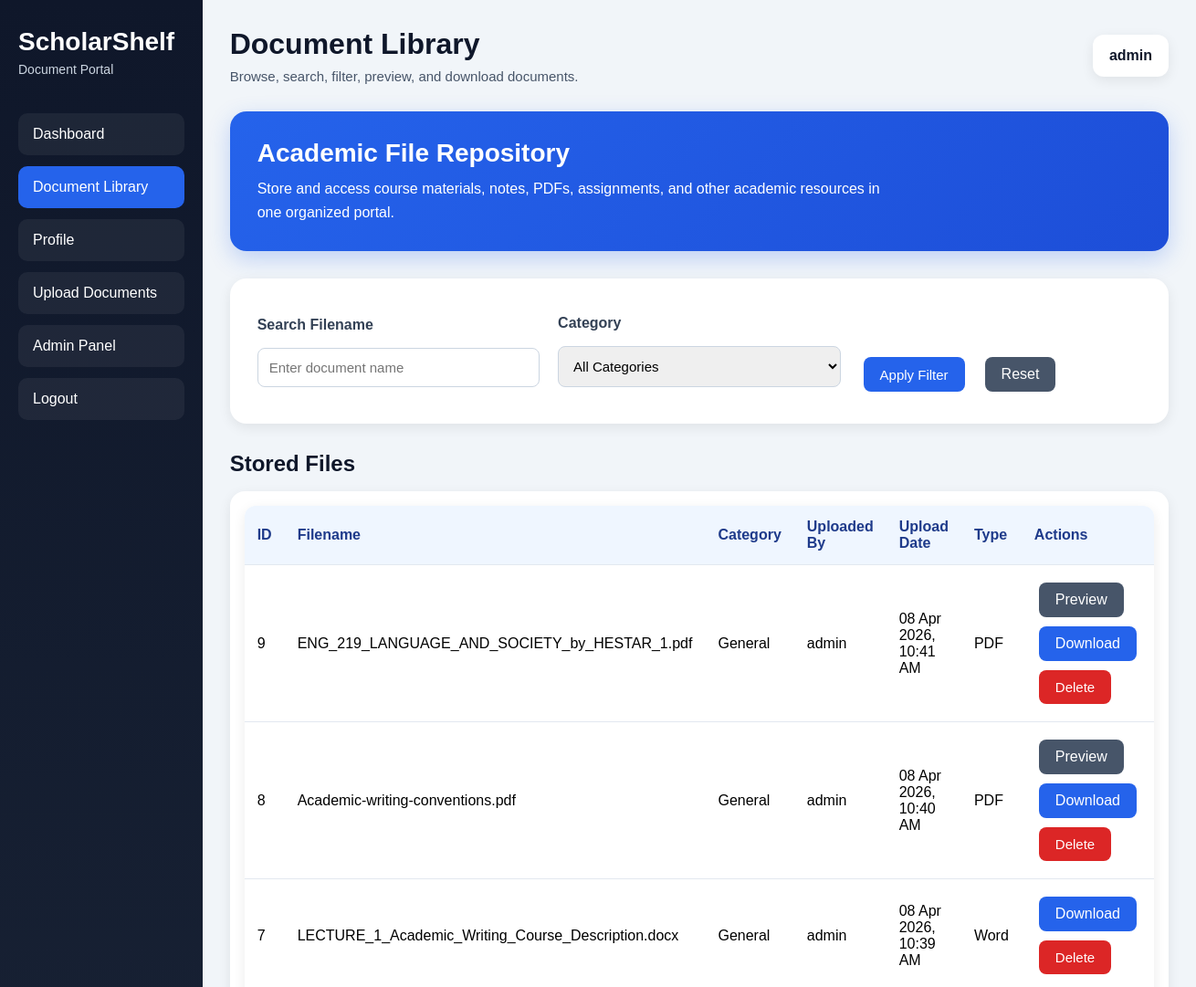
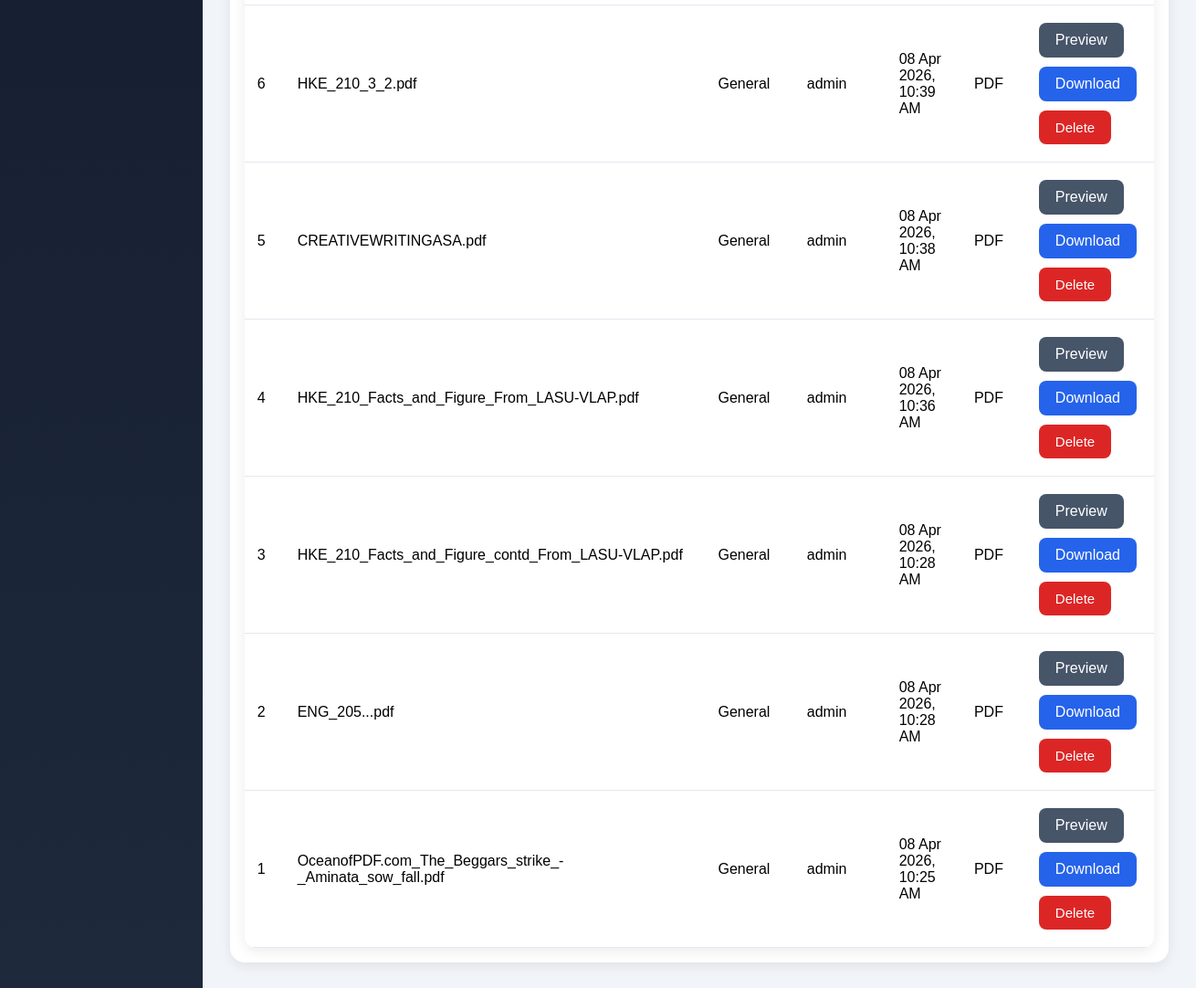
/files (signed in), run on the app's committed database (2 pictures, top to bottom).
### tables this page shows
CREATE TABLE documents (
            id INTEGER PRIMARY KEY AUTOINCREMENT,
            filename TEXT NOT NULL,
            original_filename TEXT NOT NULL,
            uploaded_by TEXT NOT NULL,
            category TEXT NOT NULL DEFAULT 'General',
            upload_date TEXT DEFAULT CURRENT_TIMESTAMP
        );

### app.py (the view)
@app.route("/files")
def files():
    if not is_logged_in():
        flash("Please login first.", "warning")
        return redirect(url_for("login"))
    search = request.args.get("search", "").strip()
    category = request.args.get("category", "").strip()
    conn = get_db_connection()
    cursor = conn.cursor()
    query = "SELECT * FROM documents WHERE 1=1"
    params = []
    if search:
        query += " AND original_filename LIKE ?"
        params.append(f"%{search}%")
    if category:
        query += " AND category = ?"
        params.append(category)
    query += " ORDER BY id DESC"
    cursor.execute(query, params)
    documents = cursor.fetchall()
    cursor.execute("SELECT DISTINCT category FROM documents ORDER BY category ASC")
    categories = cursor.fetchall()
    conn.close()
    return render_template(
        "files.html",
        documents=documents,
        categories=categories,
        selected_category=category,
        search_value=search
    )

### app.py (called while the page is built)
def get_db_connection():
    conn = sqlite3.connect(DATABASE)
    conn.row_factory = sqlite3.Row
    return conn

def is_logged_in():
    return "username" in session

def format_datetime(value):
    if not value:
        return "N/A"
    try:
        dt = datetime.fromisoformat(value.replace("Z", ""))
        return dt.strftime("%d %b %Y, %I:%M %p")
    except Exception:
        try:
            dt = datetime.strptime(value, "%Y-%m-%d %H:%M:%S")
            return dt.strftime("%d %b %Y, %I:%M %p")
        except Exception:
            return value

@app.before_request
def setup_once():
    init_db()

### templates/files.html (shortened to what this page needs)
<!DOCTYPE html>
<html lang="en">
<head>
    <link rel="stylesheet" href="{{ url_for('static', filename='style.css') }}">
</head>
<body>
    <div class="portal-layout">
        <aside class="sidebar">
            <div>
                <div class="brand">
                    <h2>ScholarShelf</h2>
                    <p>Document Portal</p>
                </div>
                <nav class="sidebar-nav">
                    <a href="{{ url_for('dashboard') }}">Dashboard</a>
                    <a href="{{ url_for('files') }}" class="active">Document Library</a>
                    <a href="{{ url_for('profile') }}">Profile</a>
                    {% if session.get('role') == 'admin' %}
                    <a href="{{ url_for('upload') }}">Upload Documents</a>
                    <a href="{{ url_for('admin_panel') }}">Admin Panel</a>
                    {% endif %}
                    <a href="{{ url_for('logout') }}">Logout</a>
                </nav>
            </div>
        </aside>
        <main class="main-content">
            <header class="topbar">
                <div>
                    <h1>Document Library</h1>
                    <p class="subtext">Browse, search, filter, preview, and download documents.</p>
                </div>
                <div class="user-badge">
                    <span>{{ session.get('username', 'User') }}</span>
                </div>
            </header>
            <section class="hero-card">
                <div>
                    <h2>Academic File Repository</h2>
                    <p>
                        Store and access course materials, notes, PDFs, assignments,
                        and other academic resources in one organized portal.
                    </p>
                </div>
            </section>
            <section class="filter-card">
                <form method="GET" class="filter-form">
                    <div class="filter-group">
                        <label for="search">Search Filename</label>
                        <input type="text" id="search" name="search" value="{{ search_value }}" placeholder="Enter document name">
                    </div>
                    <div class="filter-group">
                        <label for="category">Category</label>
                        <select id="category" name="category">
                            <option value="">All Categories</option>
                        </select>
                    </div>
                    <div class="filter-actions">
                        <button type="submit" class="btn">Apply Filter</button>
                        <a href="{{ url_for('files') }}" class="btn secondary">Reset</a>
                    </div>
                </form>
            </section>
            <section class="library-section">
                <div class="section-head">
                    <h2>Stored Files</h2>
                </div>
                {% if documents %}
                <div class="table-wrapper">
                    <table>
                        <thead>
                            <tr>
                                <th>ID</th>
                                <th>Filename</th>
                                <th>Category</th>
                                <th>Uploaded By</th>
                                <th>Upload Date</th>
                                <th>Type</th>
                                <th>Actions</th>
                            </tr>
                        </thead>
                        <tbody>
                            {% for doc in documents %}
                            {% set ext = doc["filename"].split(".")[-1].lower() %}
                            <tr>
                                <td>{{ doc["id"] }}</td>
                                <td>{{ doc["original_filename"] }}</td>
                                <td>{{ doc["category"] }}</td>
                                <td>{{ doc["uploaded_by"] }}</td>
                                <td>{{ doc["upload_date"]|datetimeformat }}</td>
                                <td>
                                    {% if ext == "pdf" %}
                                        PDF
                                    {% elif ext == "doc" or ext == "docx" %}
                                        Word
                                    {% elif ext == "ppt" or ext == "pptx" %}
                                        PowerPoint
                                    {% elif ext == "txt" %}
                                        Text
                                    {% else %}
                                        File
                                    {% endif %}
                                </td>
                                <td>
                                    {% if ext == "pdf" %}
                                        <a href="{{ url_for('preview', filename=doc['filename']) }}" class="btn secondary" target="_blank">Preview</a>
                                    {% endif %}
                                    <a href="{{ url_for('download', filename=doc['filename']) }}" class="btn">Download</a>
                                    {% if session.get('role') == 'admin' %}
                                    <form action="{{ url_for('delete_file', doc_id=doc['id']) }}" method="POST" style="display:inline;" onsubmit="return confirm('Are you sure you want to delete this document?');">
                                        <button type="submit" class="btn danger">Delete</button>
                                    </form>
                                    {% endif %}
                                </td>
                            </tr>
                            {% endfor %}
                        </tbody>
                    </table>
                </div>
                {% else %}
                <div class="empty-state">
                    <h3>No matching files found</h3>
                    <p>Try another search term or category filter.</p>
                </div>
                {% endif %}
            </section>
        </main>
    </div>
</body>
</html>

### static/style.css (style rules this page uses)
* { margin: 0; padding: 0; box-sizing: border-box; }
body { font-family: Arial, sans-serif; background: #f1f5f9; color: #0f172a; }
a { text-decoration: none; }
.portal-layout { display: flex; min-height: 100vh; }
.sidebar { width: 260px; background: linear-gradient(180deg, #0f172a, #1e293b); color: white; padding: 30px 20px; display: flex; flex-direction: column; justify-content: space-between; }
.brand h2 { font-size: 28px; margin-bottom: 6px; }
.brand p { color: #cbd5e1; font-size: 14px; }
.sidebar-nav { display: flex; flex-direction: column; gap: 12px; margin-top: 40px; }
.sidebar-nav a { color: white; padding: 14px 16px; border-radius: 10px; background: rgba(255, 255, 255, 0.06); transition: 0.3s ease; }
.sidebar-nav a:hover, .sidebar-nav a.active { background: #2563eb; }
.main-content { flex: 1; padding: 30px; }
.topbar { display: flex; justify-content: space-between; align-items: center; margin-bottom: 30px; gap: 20px; }
.topbar h1 { font-size: 32px; margin-bottom: 8px; }
.subtext { color: #475569; font-size: 15px; }
.user-badge { background: white; border-radius: 12px; padding: 14px 18px; box-shadow: 0 4px 14px rgba(0, 0, 0, 0.08); font-weight: bold; }
.hero-card { background: linear-gradient(135deg, #2563eb, #1d4ed8); color: white; padding: 30px; border-radius: 18px; margin-bottom: 30px; box-shadow: 0 8px 24px rgba(37, 99, 235, 0.25); }
.hero-card h2 { font-size: 28px; margin-bottom: 10px; }
.hero-card p { line-height: 1.6; max-width: 700px; }
.quick-actions, .notice-board, .library-section { margin-bottom: 30px; }
.quick-actions h2, .notice-board h2, .library-section h2 { margin-bottom: 16px; font-size: 24px; }
input, button, select { width: 100%; padding: 12px; margin: 10px 0; border-radius: 8px; border: 1px solid #cbd5e1; font-size: 15px; }
label { display: block; margin-top: 10px; margin-bottom: 6px; font-weight: 600; color: #334155; }
.btn { display: inline-block; padding: 10px 18px; background: #2563eb; color: white; text-decoration: none; border-radius: 8px; margin: 5px; border: none; cursor: pointer; transition: 0.2s ease; width: auto; }
.btn.secondary { background: #475569; }
.btn.danger { background: #dc2626; }
table { width: 100%; border-collapse: collapse; background: white; color: black; border-radius: 12px; overflow: hidden; box-shadow: 0 4px 14px rgba(0, 0, 0, 0.08); }
table th, table td { padding: 14px; border-bottom: 1px solid #e2e8f0; text-align: left; vertical-align: middle; }
table th { background: #eff6ff; color: #1e3a8a; }
.table-wrapper { background: white; border-radius: 16px; padding: 16px; box-shadow: 0 4px 14px rgba(0, 0, 0, 0.08); overflow-x: auto; }
.upload-card, .filter-card, .viewer-header-card, .viewer-frame-card { background: white; border-radius: 18px; padding: 30px; box-shadow: 0 4px 14px rgba(0, 0, 0, 0.08); margin-bottom: 30px; }
.upload-actions, .filter-actions, .viewer-actions { margin-top: 20px; display: flex; gap: 12px; flex-wrap: wrap; }
.filter-form { display: grid; grid-template-columns: repeat(auto-fit, minmax(220px, 1fr)); gap: 20px; align-items: end; }
.filter-group { display: flex; flex-direction: column; }

### data on the page
documents: id "9", original_filename "ENG_219_LANGUAGE_AND_SOCIETY_by_HESTAR_1.pdf", category "General", uploaded_by "admin", upload_date "08 Apr 2026, 10:41 AM", shows "PDF"
documents: id "8", original_filename "Academic-writing-conventions.pdf", category "General", uploaded_by "admin", upload_date "08 Apr 2026, 10:40 AM", shows "PDF"
documents: id "7", original_filename "LECTURE_1_Academic_Writing_Course_Description.docx", category "General", uploaded_by "admin", upload_date "08 Apr 2026, 10:39 AM", shows "Word"
documents: id "6", original_filename "HKE_210_3_2.pdf", category "General", uploaded_by "admin", upload_date "08 Apr 2026, 10:39 AM", shows "PDF"
documents: id "5", original_filename "CREATIVEWRITINGASA.pdf", category "General", uploaded_by "admin", upload_date "08 Apr 2026, 10:38 AM", shows "PDF"
documents: id "4", original_filename "HKE_210_Facts_and_Figure_From_LASU-VLAP.pdf", category "General", uploaded_by "admin", upload_date "08 Apr 2026, 10:36 AM", shows "PDF"
documents: id "3", original_filename "HKE_210_Facts_and_Figure_contd_From_LASU-VLAP.pdf", category "General", uploaded_by "admin", upload_date "08 Apr 2026, 10:28 AM", shows "PDF"
documents: id "2", original_filename "ENG_205...pdf", category "General", uploaded_by "admin", upload_date "08 Apr 2026, 10:28 AM", shows "PDF"
documents: id "1", original_filename "OceanofPDF.com_The_Beggars_strike_-_Aminata_sow_fall.pdf", category "General", uploaded_by "admin", upload_date "08 Apr 2026, 10:25 AM"

### other printed values
{{ session.get('username', 'User') }} "admin"
